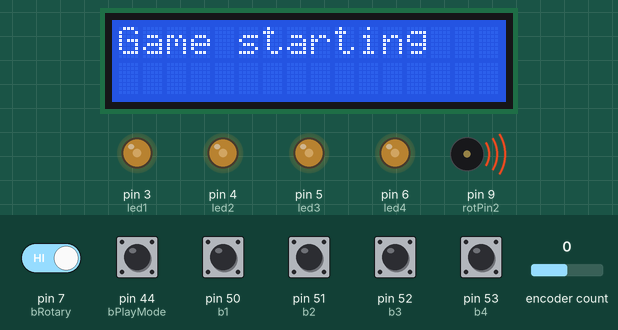
A sketch run on a simulated Arduino Mega 2560, built with avr-gcc and run on an emulated ATmega2560. Parts: 16×2 character LCD, output pins drawn as LEDs (lit = HIGH), buzzer (waves = sounding). The test bench sets the inputs (shaded band); at power-on: pin 7 (bRotary), pin 44 (bPlayMode), pin 50 (b1), pin 51 (b2), pin 52 (b3), pin 53 (b4) HIGH, encoder count 0. Random numbers use the default seed unless the sketch sets one; what the sketch prints to the serial monitor is not drawn.

Above: at 5.5 s.
5.6 s: pin 7 (bRotary) driven LOW
At 7.97 s:
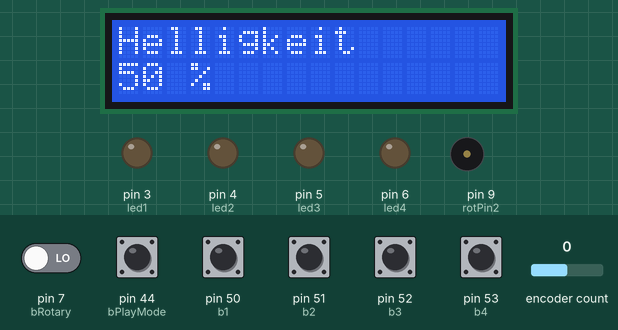
9.5 s: pin 7 (bRotary) driven HIGH
At 15.5 s:
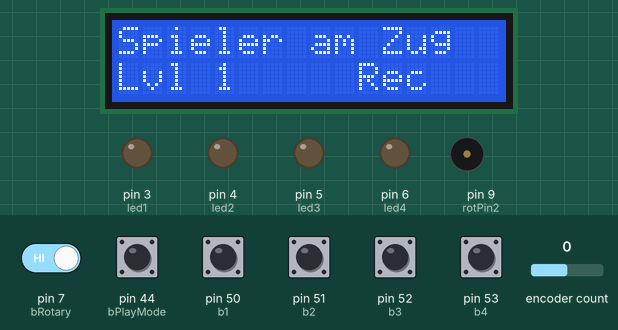
15.8 s: pin 44 (bPlayMode) pulled LOW for 0.15 s
At 16.7 s:
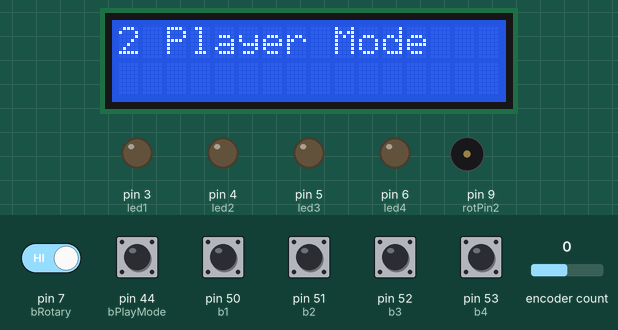
17.4 s: pin 44 (bPlayMode) pulled LOW for 1 s
At 17.52 s:
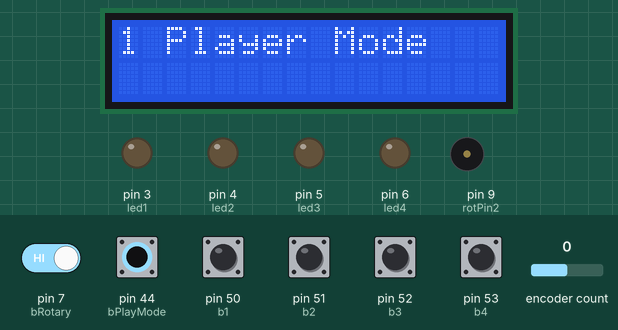
Timing chart, 0 to 20.4 s (numbered marks = the images above; inputs shaded):
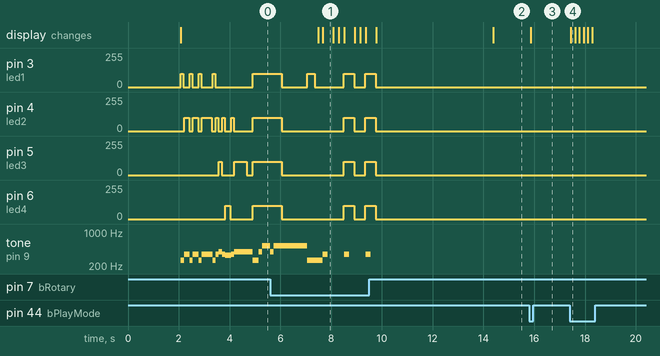

The sketch:

Mikroprozessortechnik_SimonSays.ino
```cpp
/*
    /////////////////////////////////////////////////////////////
   //														                              //
  //                        Simon Says                       //
 //														                            	//
/////////////////////////////////////////////////////////////
 */


/*=========================================================
Description: SimonSays Game
Author: M. Mühlethaler
Date: 12.12.2024
Version: V02.02.00
=========================================================*/


#include "arduino_config.h"
#include "noten.h"
#include <LiquidCrystal_I2C.h>
#include <RotaryEncoder.h>
#include <toneAC.h>

//LCD Settings
LiquidCrystal_I2C lcd(0x27, 16, 2);

// Setup a RotaryEncoder with 2 steps per latch for the 2 signal input pins:
RotaryEncoder encoder(rotPin1, rotPin2, RotaryEncoder::LatchMode::TWO03);


void setup() {
  //Activate serial Output
  Serial.begin(9600);
  //Define pinModes Buttons
  pinMode(b1, INPUT_PULLUP);
  pinMode(b2, INPUT_PULLUP);
  pinMode(b3, INPUT_PULLUP);
  pinMode(b4, INPUT_PULLUP);
  pinMode(bPlayMode, INPUT_PULLUP);
  pinMode(bRotary, INPUT_PULLUP);

  //Define pinModes LED
  pinMode(led1, OUTPUT);
  pinMode(led2, OUTPUT);
  pinMode(led3, OUTPUT);
  pinMode(led4, OUTPUT);

  //Define pinModes Buzzer
  pinMode(buzzer, OUTPUT);

  //Used to have a real random
  randomSeed(analogRead(0));

  //Define LCD
  lcd.init();
  lcd.backlight();

  //Define first Rotaryposition that it is not 0:
  encoder.setPosition(rotaryNewPos[actSetNr] / rotarySteps[actSetNr]);
}

// LCD Main updating function used for printing Line 1 and 2 (only when there is an update)
// If Line 2 is not submitted print avtual Level/Record
void printLCD(String lcdLine1, String lcdLine2 = "none") {
  if ((oldLcdLine1 != lcdLine1) || (oldLcdLine2 != lcdLine2)) {
       Serial.print("PrintLCD lcdline ");
   Serial.println(lcdLine2);
    lcd.clear();
    lcd.setCursor(0, 0);
    lcd.print(lcdLine1);
    lcd.setCursor(0, 1);

    oldLcdLine1 = lcdLine1;
    oldLcdLine2 = lcdLine2;
    if (lcdLine2 == "none") {

      lcd.print("Lvl ");
      lcd.print(guess);
      lcd.print("     Rec ");
      if (record > 0) {
        lcd.print(record);
      }
    } else {
      lcd.print(lcdLine2);
    }
  }
}


void loop() {

  playerModeChanged = false;
  currentMillis = millis();

  //Set a random Value for the actual level to be played from Simon
  simonSays[guess] = random(0, 4);

  startupSeq();
  guess++;
  simonPlays();

  if (!checkUserSequence()) {
    if (!playerModeChanged) {
      losing();
    }
    startup = true;
  }

  if (record < guess) {
    record = guess;
  }

  delay(300);
  if (guess > 0) {
    winning();
    delay(300);
  }
}

//Check if and which Button was pressed
byte readButtons() {
  Serial.println("User input requested");
  //If Playermode was changed restart required, therfore return
  if (playerModeChanged) {
    return;
  }
  while (true) {

    for (byte i = 0; i < 6; i++) {
      byte buttonPin = buttonPins[i];
      if (digitalRead(buttonPin) == LOW) {
        if (buttonPin == bPlayMode) {
          settings(buttonPin);
          return;
        } else if (buttonPin == bRotary) {
          settings(buttonPin);
          printPlayerStatus();
        }

        else {
          return i;
        }
      }
    }

    delay(50);
  }
}

//checking if user entered sequence is correct
bool checkUserSequence() {

  printPlayerStatus();

  for (int i = 0; i < guess; i++) {
    byte actualButton = readButtons();
    byte expectedButton = simonSays[i];
    if (!playerModeChanged) {
      toneLED(actualButton);
      delay(150);
    }
    if (expectedButton != actualButton) {
      return false;
      Serial.println("Game Over");
    }
  }
  return true;
}

//helping function for printing difference between Multiplayer and Singleplayer
void printPlayerStatus() {
  if (multiPlayer) {
    if (guess % 2 == 0) {
      printLCD("Spieler 2 am Zug");
    } else {
      printLCD("Spieler 1 am Zug");
    }

  } else {
    Serial.println("Spieler am Zug");
    printLCD("Spieler am Zug");
  }
}

//function for the settings menu
void settings(int button) {
  if (button == bRotary) {
    Serial.println("SettingsRotary");
    actSetNr = 0;
    rotary();
    return;
  }
  if (button == bPlayMode) {
    playerModeChanged = true;
    currentMillis = millis();
    bPlayModeMillis = millis();
    changePlayerMode();
    Serial.println("timer updated");
    Serial.println(currentMillis - bPlayModeMillis);
    while (currentMillis - bPlayModeMillis < bPlayModePeriod) {
      currentMillis = millis();
      if (digitalRead(bPlayMode) == LOW) {
        settings(bPlayMode);
      }
      delay(30);
      Serial.println("inSchleife");
    }
    guess = 0;
    Serial.println("Settings verlassen");
    return;
  }
  delay(5000);
}

//Navigation and changing values with the rotary Button
//Millis is always used to have a timer to wait for more user input and to return if not
void rotary() {
  Serial.println("entering rotary menu");
  delay(150);
  currentMillis = millis();
  rotaryMillis = millis();
  while (currentMillis - rotaryMillis < rotaryPeriod) {
    sprintf(settingValue, "%d %%", rotaryNewPos[actSetNr]);
    printLCD(actSetText[actSetNr], settingValue);
    currentMillis = millis();
    encoder.tick();
    if (digitalRead(bRotary) == LOW) {
      rotaryMillis = millis();
      testSpeed = false;
      if (actSetNr < 3) {
        actSetNr++;
        if (actSetNr == 1) {
          toneAC(NOTE_F4, volume, 200);
        }
        if (actSetNr == 2) {
          testSpeed = true;
        }
      }
      if (actSetNr == 3) {
        actSetNr = 0;
      }

      encoder.setPosition(rotaryNewPos[actSetNr] / rotarySteps[actSetNr]);

      delay(200);
      Serial.print(actSetText[actSetNr]);
      Serial.print(" LastPos: ");
      Serial.println(rotaryLastPos[actSetNr]);
    }

    //Get the new Rotary Position
    rotaryNewPos[actSetNr] = encoder.getPosition() * rotarySteps[actSetNr];

    //checking if Rotaryposition is too high, too low or different than the last one
    if (rotaryNewPos[actSetNr] < rotaryMin[actSetNr]) {
      encoder.setPosition(rotaryMin[actSetNr] / rotarySteps[actSetNr]);
      rotaryNewPos[actSetNr] = rotaryMin[actSetNr];
      Serial.print("newPos below min");
    } else if (rotaryNewPos[actSetNr] > rotaryMax[actSetNr]) {
      encoder.setPosition(rotaryMax[actSetNr] / rotarySteps[actSetNr]);
      rotaryNewPos[actSetNr] = rotaryMax[actSetNr];
      Serial.print("newPos higher than max");
    }
    if (rotaryLastPos[actSetNr] != rotaryNewPos[actSetNr]) {
      currentMillis = millis();
      rotaryMillis = millis();
      Serial.print(actSetText[actSetNr]);
      Serial.print(" NewPos: ");
      Serial.print(rotaryNewPos[actSetNr]);
      Serial.println();
      Serial.println(currentMillis - rotaryMillis);
      (rotaryLastPos[actSetNr] = rotaryNewPos[actSetNr]);

    //some things needed to visualize and sonificate the actual setting
      if (actSetNr == 1) {
        toneAC(NOTE_F4, volume, 200);
      }
      if (actSetNr == 2) {
        simonSpeed = -2.5 * rotaryNewPos[2] + 300;
        speedSettingMillis = millis();
        Serial.println(simonSpeed);
      }
    }
    if (actSetNr == 0) {
      brightness = 2 * rotaryNewPos[0];
      Serial.println(rotaryNewPos[0]);
      Serial.println(brightness);
      noTone(buzzer);
      allLED(true);
    }

    if (actSetNr == 1) {
      volume = 0.1* (rotaryNewPos[1]-1);
      allLED(false);
    }

    if ((currentMillis - speedSettingMillis > 1000) && (currentMillis - speedSettingMillis < 1500)) {
      Serial.print(currentMillis - speedSettingMillis);
      Serial.println("  testspeed true");
      for (int i = 0; i < 4; i++) {
        toneLED(i);
      }
      testSpeed = true;
    }


    if (actSetNr == 2) {
      noTone(buzzer);
      if (testSpeed) {
        testSpeed = false;
      }
    }
  }
  allLED(false);
  noTone(buzzer);
  return;
}

//changing only from Multiplayer to Singleplayer and vice versa
void changePlayerMode() {
  multiPlayer = !multiPlayer;
  if (multiPlayer) {
    printLCD("2 Player Mode", "");
  } else {
    printLCD("1 Player Mode", "");
  }
  delay(150);
}

//activating LED and the assigned sound
void toneLED(int button) {
  analogWrite(ledPins[button], brightness);
  toneAC(buttonTones[button], volume);
  delay(simonSpeed);
  noTone(buzzer);
  digitalWrite(ledPins[button], LOW);
}

//Playing the computer sequence
void simonPlays() {
  Serial.print("SimonSays: ");
  for (int i = 0; i < guess; i++) {
    Serial.print(simonSays[i]);
    Serial.print(" : ");
  }
  Serial.println();
  for (int i = 0; i < guess; i++) {
    toneLED(simonSays[i]);
    delay(100);
  }
}

void startupSeq() {
  Serial.println("StartupSeq entered");
  if (guess == 0) {
    delay(2000);
    printLCD("Game starting", "");
    for (int thisNote = 0; thisNote < 13; thisNote++) {  // Ton und LED Sequenz
      // play the next note:
      toneAC(startupTones[thisNote], volume);
      //tone(buzzer, (startupTones[thisNote]));

      if (thisNote == 0 || thisNote == 2 || thisNote == 4 || thisNote == 6) {
        analogWrite(led1, brightness);
      }
      if (thisNote == 1 || thisNote == 3 || thisNote == 5 || thisNote == 7 || thisNote == 9 || thisNote == 11) {
        analogWrite(led2, brightness);
      }
      if (thisNote == 8 || thisNote == 12) {
        analogWrite(led3, brightness);
      }
      if (thisNote == 10) {
        analogWrite(led4, brightness);
      }
      // hold the note:
      delay(startupTonesDuration[thisNote]);
      // stop for the next note:
      noTone(buzzer);
      digitalWrite(led1, LOW);
      digitalWrite(led2, LOW);
      digitalWrite(led3, LOW);
      digitalWrite(led4, LOW);
      delay(25);
    }
    delay(200);
    winning();
    delay(1000);
    startup = false;
  }
}

//Turn on and off all LED (for visualizing in Settings)
void allLED(bool on) {
  if (on) {
    for (int i = 0; i < 4; i++) {
      analogWrite(ledPins[i], brightness);
    }
  } else {
    for (int i = 0; i < 4; i++) {
      analogWrite(ledPins[i], LOW);
    }
  }
}


//Losing sequence of audio and LED
void losing() {
  //Wird gespielt wenn verloren
Serial.println(multiPlayer);
  if (multiPlayer) {

    if (guess % 2 == 0) {
      printLCD("Game Over", "Player 1 wins");
    } else {
      printLCD("Game Over", "Player 2 wins");
    }

  } else {
    printLCD("Game Over", "");
  }
  for (int thisNote = 0; thisNote < 6; thisNote++) {  //Flashes lights for failure

    allLED(true);
    toneAC(losingTones[thisNote], volume);
    //tone(buzzer, (losingTones[thisNote]), losingTonesDuration[thisNote]);
    delay(losingTonesDuration[thisNote] / 2 - 50);
    allLED(false);
    delay(losingTonesDuration[thisNote] / 2 - 50);
    noTone(buzzer);
  }

  guess = 0;
  delay(500);
}

//Winning sequence of audio and LED
void winning() {  // Wird gespielt wenn Game gewonnen
if (!startup){
  printLCD("Cool!","");
}

  for (int thisNote = 0; thisNote < 6; thisNote++) {
    allLED(true);
    // play the next note:
    toneAC(winningTones[thisNote], volume);
    //tone(buzzer, (winningTones[thisNote]));
    // hold the note:
    delay(winningTonesDuration[thisNote]);
    // stop for the next note:
    noTone(buzzer);
    delay(25);
  }
  allLED(false);
}
```

noten.h
```cpp
/*
    /////////////////////////////////////////////////////////////
   //														                              //
  //                        Simon Says                       //
 //														                            	//
/////////////////////////////////////////////////////////////
 */


/*=========================================================
Description: SimonSays Game
Author: M. Mühlethaler
Date: 12.12.2024
Version: V02.02.00
Copy from von Fazie Romadhona, https://www.instructables.com/Arduino-Simple-Simon-Says-Game/
=========================================================*/

/*************************************************
 * Public Constants
  *************************************************/

#define NOTE_B0  31
#define  NOTE_C1  33
#define NOTE_CS1 35
#define NOTE_D1  37
#define NOTE_DS1 39
#define  NOTE_E1  41
#define NOTE_F1  44
#define NOTE_FS1 46
#define NOTE_G1  49
#define  NOTE_GS1 52
#define NOTE_A1  55
#define NOTE_AS1 58
#define NOTE_B1  62
#define  NOTE_C2  65
#define NOTE_CS2 69
#define NOTE_D2  73
#define NOTE_DS2 78
#define  NOTE_E2  82
#define NOTE_F2  87
#define NOTE_FS2 93
#define NOTE_G2  98
#define  NOTE_GS2 104
#define NOTE_A2  110
#define NOTE_AS2 117
#define NOTE_B2  123
#define NOTE_C3  131
#define NOTE_CS3 139
#define NOTE_D3  147
#define  NOTE_DS3 156
#define NOTE_E3  165
#define NOTE_F3  175
#define NOTE_FS3  185
#define NOTE_G3  196
#define NOTE_GS3 208
#define NOTE_A3  220
#define  NOTE_AS3 233
#define NOTE_B3  247
#define NOTE_C4  262
#define NOTE_CS4  277
#define NOTE_D4  294
#define NOTE_DS4 311
#define NOTE_E4  330
#define  NOTE_F4  349
#define NOTE_FS4 370
#define NOTE_G4  392
#define NOTE_GS4  415
#define NOTE_A4  440
#define NOTE_AS4 466
#define NOTE_B4  494
#define  NOTE_C5  523
#define NOTE_CS5 554
#define NOTE_D5  587
#define NOTE_DS5  622
#define NOTE_E5  659
#define NOTE_F5  698
#define NOTE_FS5 740
#define  NOTE_G5  784
#define NOTE_GS5 831
#define NOTE_A5  880
#define NOTE_AS5  932
#define NOTE_B5  988
#define NOTE_C6  1047
#define NOTE_CS6 1109
#define  NOTE_D6  1175
#define NOTE_DS6 1245
#define NOTE_E6  1319
#define NOTE_F6  1397
#define NOTE_FS6 1480
#define NOTE_G6  1568
#define NOTE_GS6 1661
#define  NOTE_A6  1760
#define NOTE_AS6 1865
#define NOTE_B6  1976
#define NOTE_C7  2093
#define NOTE_CS7 2217
#define NOTE_D7  2349
#define NOTE_DS7 2489
#define  NOTE_E7  2637
#define NOTE_F7  2794
#define NOTE_FS7 2960
#define NOTE_G7  3136
#define NOTE_GS7 3322
#define NOTE_A7  3520
#define NOTE_AS7 3729
#define  NOTE_B7  3951
#define NOTE_C8  4186
#define NOTE_CS8 4435
#define NOTE_D8  4699
#define NOTE_DS8 4978
```

arduino_config.h
```cpp
/*
    /////////////////////////////////////////////////////////////
   //														                              //
  //                        Simon Says                       //
 //														                            	//
/////////////////////////////////////////////////////////////
 */


/*=========================================================
Description: SimonSays Game Variables
Author: M. Mühlethaler
Date: 12.12.2024
Version: V02.02.00
=========================================================*/

#include "noten.h"

//PIN Belegung Buttons
const int buttonPins[] = {50, 51, 52, 53, 44, 7};
const int b1 = 50;
const int b2 = 51;
const int b3 = 52;
const int b4 = 53;
const int bPlayMode = 44;


//PIN Belegung Rotary Button
#define rotPin1 8
#define rotPin2 9
const int bRotary = 7;

//PIN Belegung LED's
const int ledPins[] = {3, 4, 5, 6};
const int led1 = 3;
const int led2 = 4;
const int led3 = 5;
const int led4 = 6;

//PIN Belegung Buzzer
const int buzzer = 11;

//Tones and lights
const int buttonTones[] = {NOTE_C4, NOTE_F4, NOTE_G4, NOTE_E4};

//Millis
unsigned long currentMillis;
unsigned long speedSettingMillis;
unsigned long rotaryMillis;
unsigned long bPlayModeMillis;
const unsigned long speedSettingPeriod = 1000;
const unsigned long bPlayModePeriod = 3000;
const unsigned long rotaryPeriod = 5000;


//Spielvariablen
bool startup = true;
int guess = 0;
int simonSays[100] ={};
bool multiPlayer = false;
int record = 0;
bool playerModeChanged = false; //needed to check if restart is required after changing PlayerMode


//Settings Rotary LED / Speaker / Speed
int rotarySteps[] = { 2, 10, 5 }; //Steps
int rotaryMin[] = { 0, 0, 0 }; //Min Value
int rotaryMax[] = { 100, 100, 100 }; //Max Value
int rotaryNewPos[] = { 50, 60, 0 }; //Start Value
int rotaryLastPos[] = { 50, 60, 0 }; //Value for checking changes
int actSetNr = 0; //Which Setting is on
String actSetText[] = {"Helligkeit", "Volume", "Speed"}; //Display text for settings

//Setting Values from Rotary Button
int brightness = 2 * rotaryNewPos[0];
int volume = 0.1* (rotaryNewPos[1]-1);
int simonSpeed = -2.5*rotaryNewPos[2]+300;

bool testSpeed = false; //Needed for visualizing the Speed
String  oldLcdLine1 = "";
String  oldLcdLine2 = "";
char settingValue[15]; //Helper for changing INT into String with sprintf


//Sounds
int startupTones[] = {NOTE_C4, NOTE_F4, NOTE_C4, NOTE_F4, NOTE_C4, NOTE_F4, NOTE_C4, NOTE_F4, NOTE_G4, NOTE_F4, NOTE_E4, NOTE_F4, NOTE_G4};
int startupTonesDuration[] = {100, 200, 100, 200, 100, 400, 100, 100, 100, 100, 200, 100, 500};
int winningTones[] = {NOTE_C4, NOTE_C4, NOTE_G4, NOTE_C5, NOTE_G4, NOTE_C5};
int winningTonesDuration[] = {100, 100, 100, 300, 100, 300};
int losingTones[] = {NOTE_G3, NOTE_C3,NOTE_G3, NOTE_C3,NOTE_G3, NOTE_C3};
int losingTonesDuration[] = {300, 300,300, 300,300, 300};
```

Measured:
- after the input at 15.8 s, the display: changes after 0.06 s (image 3)
- after the input at 17.4 s, the display: changes at once (image 4)
- what the display in image 1 shows lasts 0.4 s, from 7.7 s to 8.1 s
